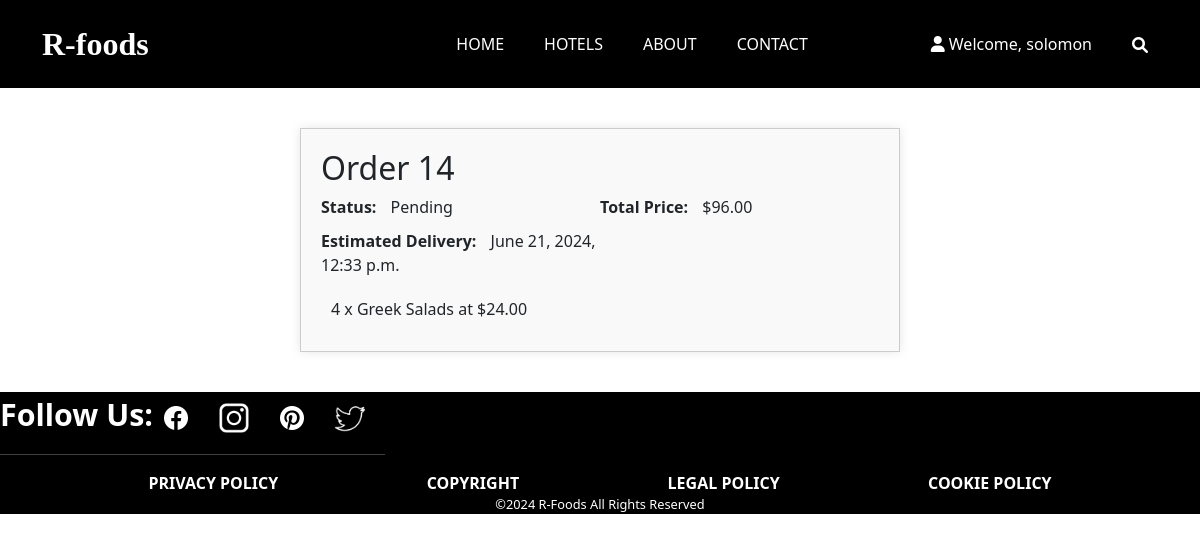
The app's page /orders/14/ (signed in), older data.
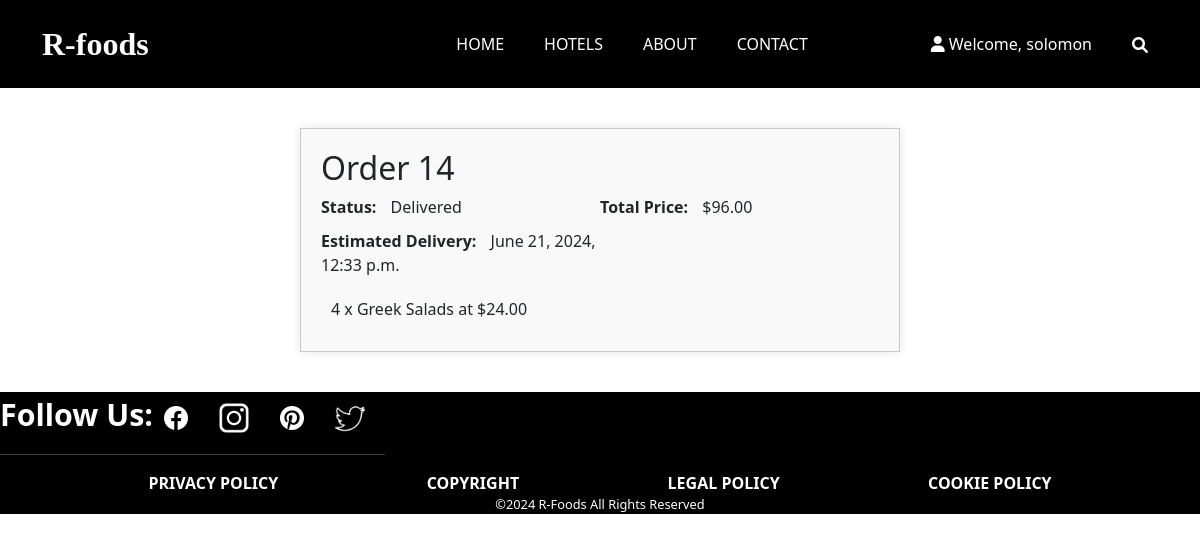
The same page, newer data.
### restaurant_menu/models.py (models this page shows, shortened)
class Order(models.Model):
    user = models.ForeignKey(User, on_delete=models.CASCADE)
    created_at = models.DateTimeField(auto_now_add=True)
    total_price = models.DecimalField(max_digits=10, decimal_places=2)
    status = models.CharField(max_length=10, choices=ORDER_STATUS, default='Pending')
    estimated_delivery = models.DateTimeField(null=True, blank=True)

### restaurant_menu/views.py (the view)
# urls.py: path('orders/<int:order_id>/', views.order_details, name='order_detail'),
@login_required
def order_details(request, order_id):
    order = get_object_or_404(Order, id=order_id, user=request.user)
    return render(request, 'base/order_details.html', {'order': order})

### restaurant_menu/templates/base/order_details.html (shortened to what this page needs)
{% extends "new_main.html" %}
{% block content %}
<div class="order-detail">
    <h2>Order {{ order.id }}</h2>
    <div class="order-info">
        <p><span>Status:</span> {{ order.status }}</p>
        <p><span>Total Price:</span> ${{ order.total_price }}</p>
        <p><span>Estimated Delivery:</span> {{ order.estimated_delivery }}</p>
    </div>
    <ul class="order-items">
        {% for item in order.items.all %}
            <li>{{ item.quantity }} x {{ item.item.meal }} at ${{ item.price }}</li>
        {% endfor %}
    </ul>
</div>
{% endblock %}

Row changes from the older to the newer data that the page shows:
changed Order id 14: status "Pending" → "Delivered"
